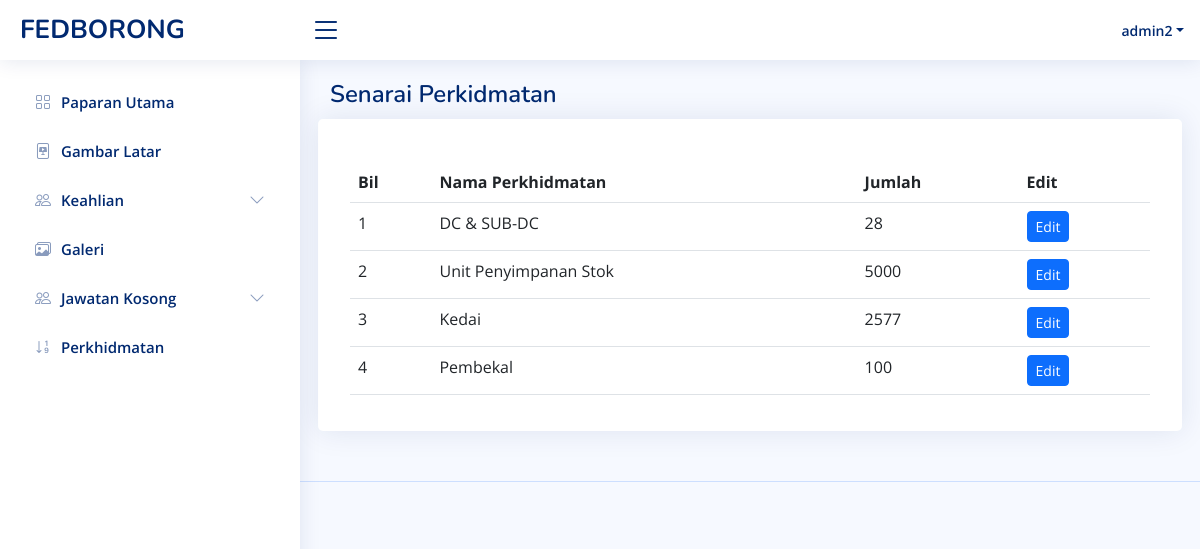
The app's page /admin-counter.php (signed in) with its own data.
### tables this page shows
CREATE TABLE `user` (
  `id` int(11) NOT NULL,
  `name` varchar(255) NOT NULL,
  `email` varchar(255) NOT NULL,
  `password` varchar(255) NOT NULL,
  `status` tinyint(4) NOT NULL
);

CREATE TABLE `counter` (
  `id` int(11) NOT NULL,
  `name` varchar(50) NOT NULL,
  `count` int(11) NOT NULL
);

### admin-counter.php (the view, shortened to what this page needs)
<?php
    if(isset($_SESSION['username'])) {
?>
<?php
include 'admin/admin-header.php';
require('db_connect.php');
?>
<body>
<?php include 'admin-nav.php';?>
  <main id="main" class="main">
  <div class="pagetitle">
      <h1>Senarai Perkidmatan</h1>
    </div>
    <section class="section">
      <div class="row">
      <div class="card">
            <div class="card-body">
              <h5 class="card-title"></h5>
              <table class="table">
                <thead>
                  <tr>
                    <th scope="col">Bil</th>
                    <th scope="col">Nama Perkhidmatan</th>
                    <th scope="col">Jumlah</th>
                    <th scope="col">Edit</th>
                  </tr>
                </thead>
                <tbody>
                  <?php
                  $count=1;
                  $sel_query="Select * from counter ORDER BY id desc;";
                  $result = mysqli_query($conn,$sel_query);
                  while($row = mysqli_fetch_assoc($result)) { ?>
                  <tr>
                    <td><?php echo $count; ?></td>
                    <td><?php echo $row['name'] ?></td>
                    <td><?php echo $row['count'] ?></td>
                    <td><a href="admin-counter-edit?id=<?php echo $row['id'] ?>" class="btn btn-primary btn-sm">Edit</a></td>
                  </tr>
                  <?php $count++; } ?>
                </tbody>
              </table>
            </div>
          </div>
      </div>
    </section>
  </main>
  <?php include 'admin/admin-footer.php' ?>
<?php
    } else {
        header("Location: ./admin-login?error=login_first");
        exit();
    }
 ?>

### admin-nav.php (shortened to what this page needs)
<header id="header" class="header fixed-top d-flex align-items-center">
<?php
require('db_connect.php');
 $id = $_SESSION['username'];
   $user = "SELECT * FROM user WHERE name = '$id'";
   $admins = mysqli_fetch_assoc($conn->query($user) );
?>
<div class="d-flex align-items-center justify-content-between">
    <a href="admin-index" class="logo d-flex align-items-center">
      <span class="d-none d-lg-block">FEDBORONG</span>
    </a>
    <i class="bi bi-list toggle-sidebar-btn"></i>
  </div>
  <nav class="header-nav ms-auto">
    <ul class="d-flex align-items-center">
      <li class="nav-item dropdown pe-3">
        <a class="nav-link nav-profile d-flex align-items-center pe-0" href="#" data-bs-toggle="dropdown">
          <span class="d-none d-md-block dropdown-toggle ps-2"><?php echo $admins['name'];  ?></span>
        </a>
      </li>
    </ul>
  </nav>
</header>
<aside id="sidebar" class="sidebar">
  <ul class="sidebar-nav" id="sidebar-nav">
    <li class="nav-item">
      <a class="nav-link collapsed " href="admin-index">
        <i class="bi bi-grid"></i>
        <span>Paparan Utama</span>
      </a>
    </li>
    <li class="nav-item">
      <a class="nav-link collapsed" href="admin-slides">
        <i class="bi bi-file-slides"></i>
        <span>Gambar Latar</span>
      </a>
    </li>
    <li class="nav-item">
      <a class="nav-link collapsed" data-bs-target="#tables-nav2" data-bs-toggle="collapse" href="#">
        <i class="bi bi-people"></i><span>Keahlian</span><i class="bi bi-chevron-down ms-auto"></i>
      </a>
    </li>
    <li class="nav-item">
      <a class="nav-link collapsed" href="admin-gallery">
      <i class="bi bi-images"></i>
        <span>Galeri</span>
      </a>
    </li>
    <li class="nav-item">
      <a class="nav-link collapsed" data-bs-target="#tables-nav3" data-bs-toggle="collapse" href="#">
        <i class="bi bi-people"></i><span>Jawatan Kosong</span><i class="bi bi-chevron-down ms-auto"></i>
      </a>
    </li>
    <li class="nav-item">
      <a class="nav-link collapsed" href="./admin-counter">
        <i class="bi bi-sort-numeric-down"></i>
        <span>Perkhidmatan</span>
      </a>
    </li>
  </ul>
</aside>

### admin-assets/css/style.css (style rules this page uses)
:root { scroll-behavior: smooth; }
body { font-family: "Open Sans", sans-serif; background: #f6f9ff; color: #444444; }
a { color: #4154f1; text-decoration: none; }
h1, h2, h3, h4, h5, h6 { font-family: "Nunito", sans-serif; }
#main { margin-top: 60px; padding: 20px 30px; transition: all 0.3s; }
.pagetitle { margin-bottom: 10px; }
.pagetitle h1 { font-size: 24px; margin-bottom: 0; font-weight: 600; color: #012970; }
.card { margin-bottom: 30px; border: none; border-radius: 5px; box-shadow: 0px 0 30px rgba(1, 41, 112, 0.1); }
.card-title { padding: 20px 0 15px 0; font-size: 18px; font-weight: 500; color: #012970; font-family: "Poppins", sans-serif; }
.card-body { padding: 0 20px 20px 20px; }
.logo { line-height: 1; }
@media (min-width: 1200px) { .logo { width: 280px; } }
.logo span { font-size: 26px; font-weight: 700; color: #012970; font-family: "Nunito", sans-serif; }
.header { transition: all 0.5s; z-index: 997; height: 60px; box-shadow: 0px 2px 20px rgba(1, 41, 112, 0.1); background-color: #fff; padding-left: 20px; }
.header .toggle-sidebar-btn { font-size: 32px; padding-left: 10px; cursor: pointer; color: #012970; }
.header-nav ul { list-style: none; }
.header-nav>ul { margin: 0; padding: 0; }
.header-nav .nav-profile { color: #012970; }
.header-nav .nav-profile span { font-size: 14px; font-weight: 600; }
.sidebar { position: fixed; top: 60px; left: 0; bottom: 0; width: 300px; z-index: 996; transition: all 0.3s; padding: 20px; overflow-y: auto; scrollbar-width: thin; scrollbar-color: #aab7cf transparent; box-shadow: 0px 0px 20px rgba(1, 41, 112, 0.1); background-color: #fff; }
@media (min-width: 1200px) { #main, #footer { margin-left: 300px; } }
.sidebar-nav { padding: 0; margin: 0; list-style: none; }
.sidebar-nav li { padding: 0; margin: 0; list-style: none; }
.sidebar-nav .nav-item { margin-bottom: 5px; }
.sidebar-nav .nav-link { display: flex; align-items: center; font-size: 15px; font-weight: 600; color: #4154f1; transition: 0.3; background: #f6f9ff; padding: 10px 15px; border-radius: 4px; }
.sidebar-nav .nav-link i { font-size: 16px; margin-right: 10px; color: #4154f1; }
.sidebar-nav .nav-link.collapsed { color: #012970; background: #fff; }
.sidebar-nav .nav-link.collapsed i { color: #899bbd; }
.sidebar-nav .nav-link .bi-chevron-down { margin-right: 0; transition: transform 0.2s ease-in-out; }

### records on screen
user: name "admin2"
counter: name "DC & SUB-DC", count "28"
counter: name "Unit Penyimpanan Stok", count "5000"
counter: name "Kedai", count "2577"
counter: name "Pembekal", count "100"
